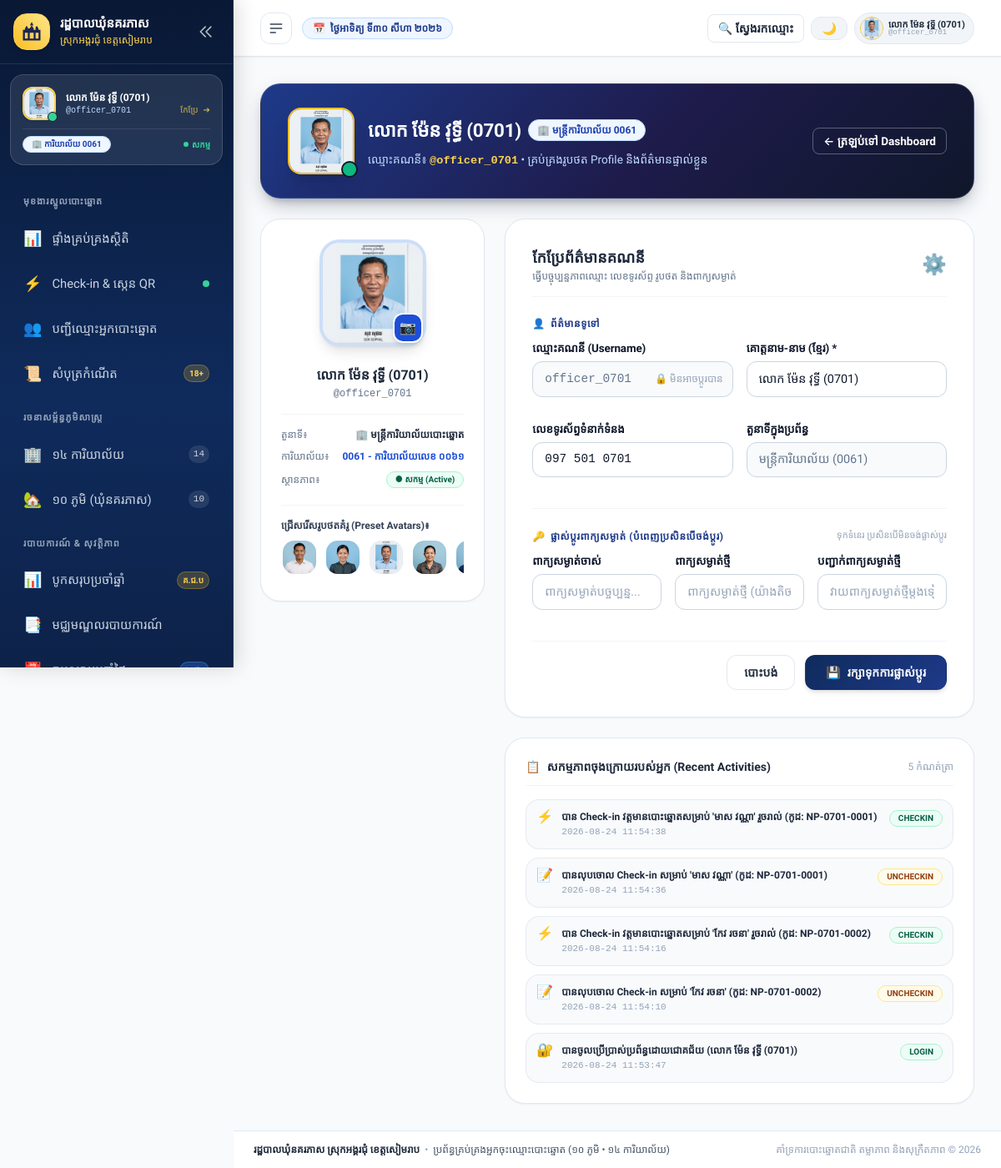
Page /profile (signed in) on the earlier database version.
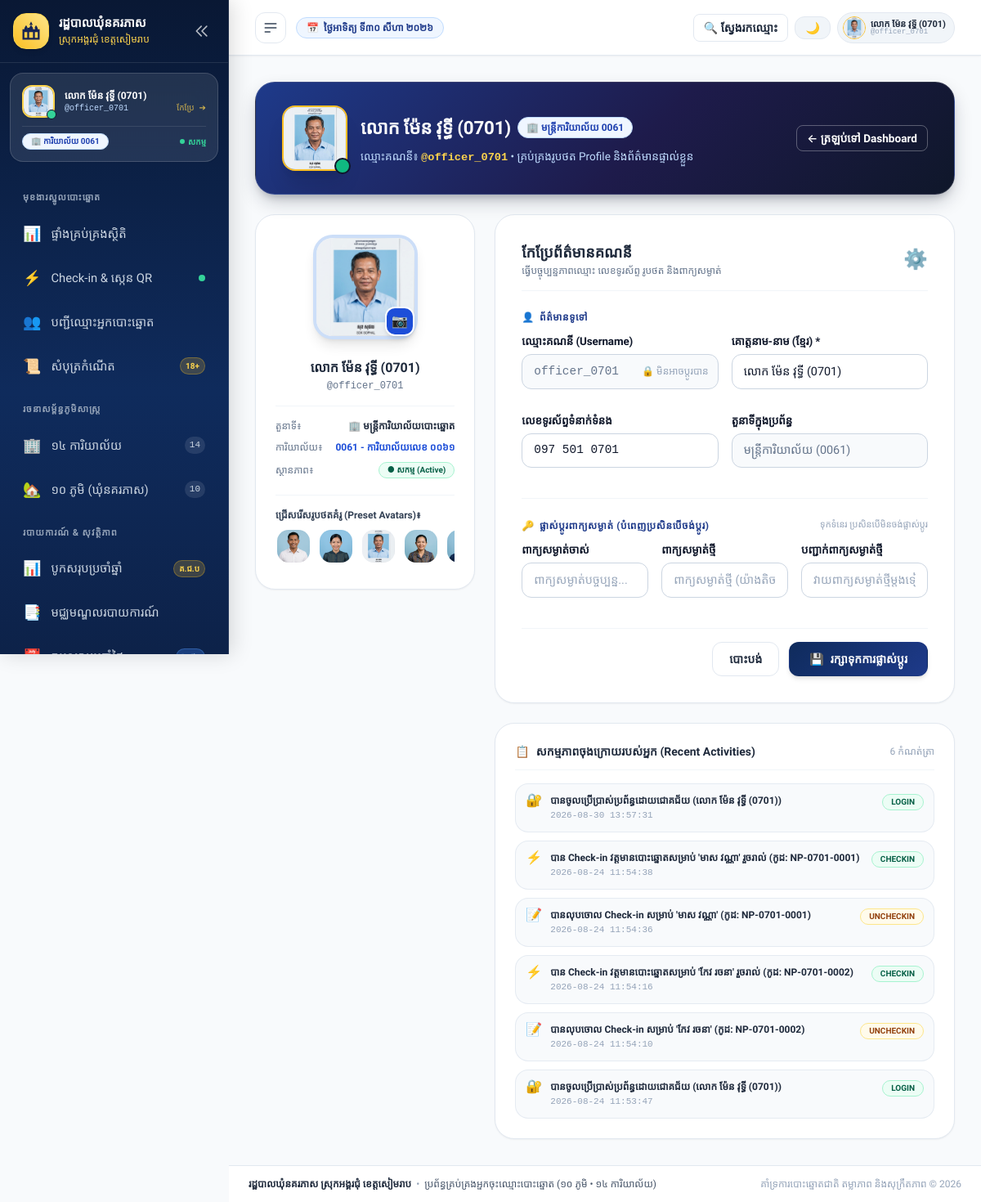
Same page on the later database version.
### app/models.py (models this page shows)
class AuditLog(Base):
    __tablename__ = "audit_logs"
    id = Column(Integer, primary_key=True, index=True)
    user_id = Column(Integer, ForeignKey("users.id"), nullable=True)
    username = Column(String(50), nullable=True)
    user_full_name = Column(String(100), nullable=True)
    user_role = Column(String(30), nullable=True)
    action = Column(String(50), nullable=False) # LOGIN, LOGOUT, CREATE_VOTER, UPDATE_VOTER, DELETE_VOTER, CHECKIN, UNCHECKIN, BACKUP, RESTORE, EXPORT
    action_type = Column(String(30), default="info") # info, success, warning, danger
    target_type = Column(String(50), nullable=True) # voter, user, station, village, system
    target_id = Column(String(50), nullable=True)
    description = Column(Text, nullable=False)
    ip_address = Column(String(50), nullable=True)
    created_at = Column(DateTime, default=get_cambodia_now)
    user = relationship("User", foreign_keys=[user_id])

### app/routes/user_routes.py (the view)
@router.get("/profile", response_class=HTMLResponse)
def user_profile_page(request: Request, db: Session = Depends(get_db)):
    current_user = get_current_user_optional(request, db)
    if not current_user:
        return RedirectResponse(url="/login", status_code=302)
    user_logs = db.query(AuditLog).filter(
        AuditLog.user_id == current_user.id
    ).order_by(AuditLog.created_at.desc()).limit(15).all()
    return templates.TemplateResponse(request=request, name="users/profile.html", context={
        "current_user": current_user,
        "preset_avatars": PRESET_AVATARS,
        "user_logs": user_logs
    })

### app/templates/users/profile.html (shortened to what the changed rows need)
{% extends "base.html" %}
{% block content %}
<div class="space-y-6 max-w-6xl mx-auto">
    <div class="hero-banner p-6 sm:p-8 rounded-3xl relative overflow-hidden shadow-xl border border-blue-900/40">
        <div class="relative z-10 flex flex-col md:flex-row md:items-center md:justify-between gap-5">
            <div class="flex items-center gap-4">
                <div>
                    <div class="flex items-center gap-2 flex-wrap">
                        <h1 class="hero-title text-xl sm:text-2xl font-bold text-white font-kh-heading m-0">
                            {{ current_user.full_name }}
                        </h1>
                    </div>
                </div>
            </div>
        </div>
    </div>
    <div class="grid grid-cols-1 lg:grid-cols-3 gap-6">
        <div class="lg:col-span-1 space-y-6">
            <div class="card p-6 bg-white rounded-3xl border border-slate-200 shadow-sm text-center">
                <div class="mt-5 pt-4 border-t border-slate-100 text-left">
                    <div class="flex items-center gap-2 overflow-x-auto pb-1.5" id="presetAvatarsScroll">
                        {% for avatar in preset_avatars %}
                        <img src="{{ avatar }}"
                             onclick="selectProfilePresetAvatar('{{ avatar }}', this)"
                             class="w-11 h-11 rounded-2xl object-cover border-2 border-transparent hover:border-blue-500 cursor-pointer transition flex-shrink-0 preset-avatar-item {% if current_user.photo_url == avatar %}border-blue-600 ring-2 ring-blue-200{% endif %}"
                             title="ជ្រើសរូបនេះ">
                        {% endfor %}
                    </div>
                </div>
            </div>
        </div>
        <div class="lg:col-span-2 space-y-6">
            <div class="card p-6 sm:p-8 bg-white rounded-3xl border border-slate-200 shadow-sm">
                <div class="flex items-center justify-between pb-4 border-b border-slate-100 mb-6">
                    <div>
                        <h2 class="text-lg font-bold text-slate-800 font-kh-heading">កែប្រែព័ត៌មានគណនី</h2>
                    </div>
                </div>
            </div>
            <div class="card p-6 bg-white rounded-3xl border border-slate-200 shadow-sm">
                <div class="flex items-center justify-between pb-3 border-b border-slate-100 mb-4">
                    <h3 class="text-sm font-bold text-slate-800 font-kh-heading flex items-center gap-2">
                        <span>📋</span> សកម្មភាពចុងក្រោយរបស់អ្នក (Recent Activities)
                    </h3>
                    <span class="text-xs text-slate-400">{{ user_logs|length }} កំណត់ត្រា</span>
                </div>
                {% if user_logs %}
                <div class="space-y-2.5">
                    {% for log in user_logs %}
                    <div class="p-3 rounded-2xl bg-slate-50 border border-slate-200/80 flex items-start justify-between gap-3 text-xs">
                        <div class="flex items-start gap-2.5 min-w-0">
                            <span class="text-base leading-none">
                                {% if log.action == 'CHECKIN' %}⚡
                                {% elif 'VOTER' in log.action %}👥
                                {% elif 'BACKUP' in log.action %}💾
                                {% elif 'LOGIN' in log.action %}🔐
                                {% elif 'PROFILE' in log.action %}👤
                                {% else %}📝{% endif %}
                            </span>
                            <div class="min-w-0">
                                <div class="font-bold text-slate-800">{{ log.description }}</div>
                                <div class="text-[11px] text-slate-400 font-mono mt-0.5">{{ log.created_at.strftime('%Y-%m-%d %H:%M:%S') if log.created_at else '' }}</div>
                            </div>
                        </div>
                        <span class="badge badge-{% if log.action_type == 'success' %}success{% elif log.action_type == 'danger' %}danger{% elif log.action_type == 'warning' %}warning{% else %}primary{% endif %} text-[10px] flex-shrink-0">
                            {{ log.action }}
                        </span>
                    </div>
                    {% endfor %}
                </div>
                {% else %}
                <div class="text-center py-6 text-slate-400 text-xs">
                    មិនទាន់មានកំណត់ត្រាសកម្មភាពនៅឡើយទេ
                </div>
                {% endif %}
            </div>
        </div>
    </div>
</div>
{% endblock %}

Differences in the rows shown:
added AuditLog: description "បានចូលប្រើប្រាស់ប្រព័ន្ធដោយជោគជ័យ (លោក ម៉ែន វុទ្ធី (0701))", created_at "2026-08-30 13:57:31", action "LOGIN"
Other differences:
{{ user_logs|length }}: "5" → "6"
